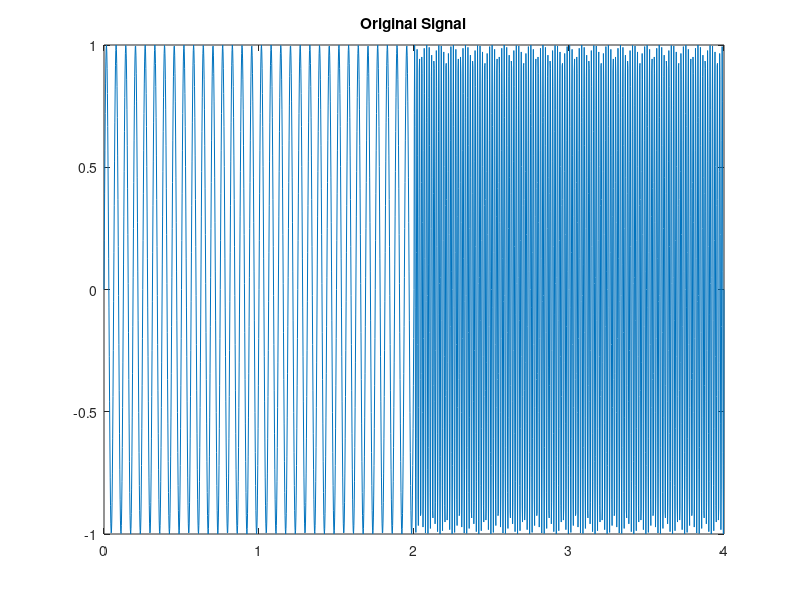

Write the MATLAB code that produced this figure. (Note: this script raises an error after producing the figure.)
%% Signal with an abrupt change in frequency
%from 16 to 64 hertz at two seconds

close all, clear all,
clc

fs = 500;
t = 0:1/fs:4;
y = sin(32*pi*t).*(t<2) + sin(128*pi*t).*(t>=2);

figure,
plot(t,y); title('Original Signal')

level = 6;
wpt = wpdec(y,level,'sym8');

figure,
[Spec,Time,Freq] = wpspectrum(wpt,fs,'plot');

%% stft spectrum

figure;
windowsize = 128;
window = hanning(windowsize);
nfft = windowsize;
noverlap = windowsize-1;
[S,F,T] = spectrogram(y,window,noverlap,nfft,fs);
imagesc(T,F,log10(abs(S)))
set(gca,'YDir','Normal')
xlabel('Time (secs)')
ylabel('Freq (Hz)')
title('Short-time Fourier Transform spectrum')